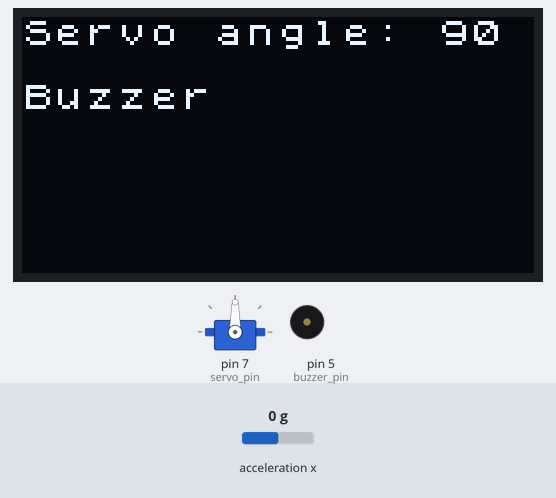
Simulated run of this sketch. Board: Arduino Uno, built with avr-gcc and run on an emulated ATmega328P. On the bench: servo, 128×64 one-colour display, buzzer (waves = sounding). The inputs (shaded band) are chosen by the test bench; at power-on: acceleration x 0 g. What the sketch prints to the serial monitor is not drawn.

Above: at 0.51 s.
1.3 s: acceleration x set to -0.8 g
4.3 s: acceleration x set to -1.1 g
At 4.54 s:
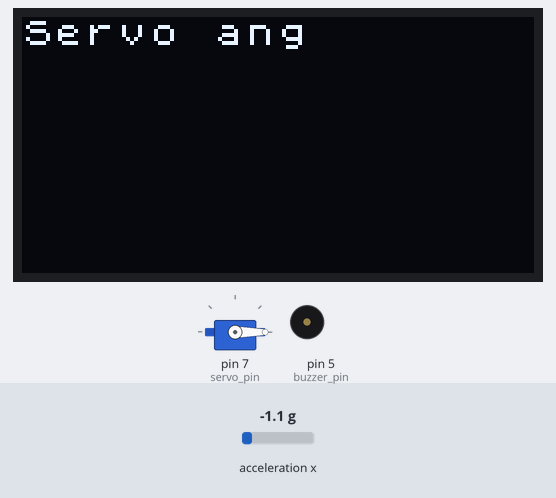
6.8 s: acceleration x set to 1.4 g
At 7.29 s:
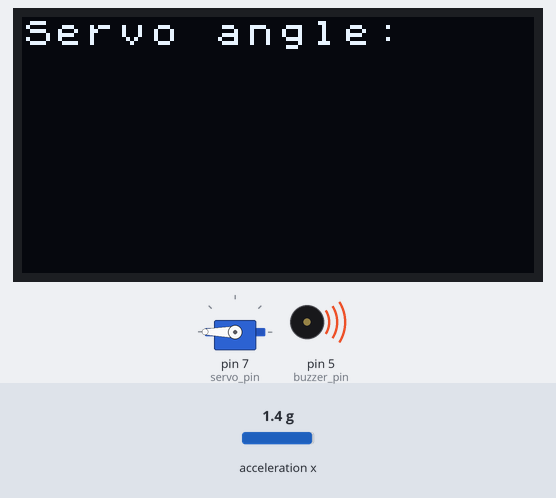
9.5 s: acceleration x set to 1.1 g
11.0 s: acceleration x set to 0.8 g
At 11.28 s:
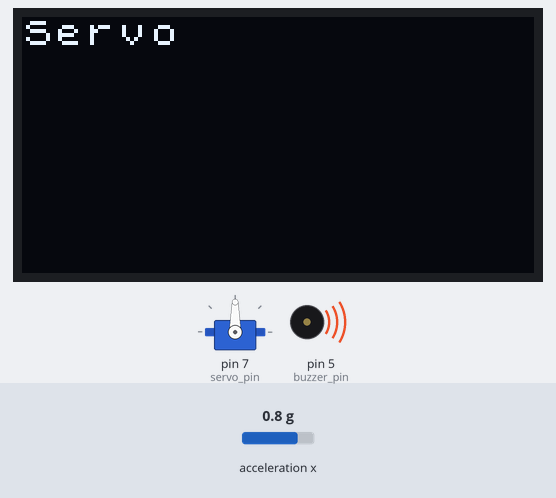
13.5 s: acceleration x set to 1.4 g
At 14.02 s:
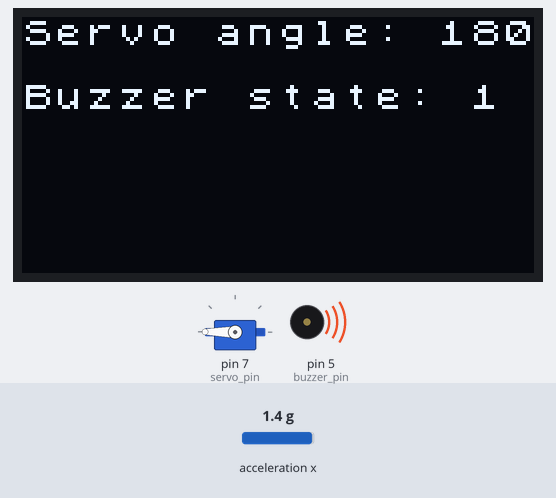
Timing chart, 0 to 16.5 s (numbered marks = the images above; inputs shaded):
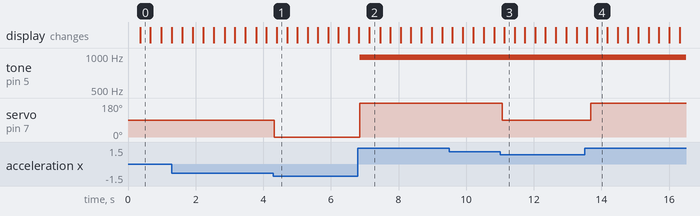

Measured:
- the behaviour switches between -0.9 and -1 g on acceleration x (found by bisection; images 0 and 1)
- the behaviour switches between 1 and 0.9 g on acceleration x (found by bisection; images 2 and 3)
- after the input at 4.3 s, servo on pin 7 (servo_pin): 90° → 0° at once
- after the input at 6.8 s, tone on pin 5 (buzzer_pin): silent → 977 Hz after 0.05 s; servo on pin 7 (servo_pin): 0° → 180° after 0.05 s
- after the input at 11.0 s, servo on pin 7 (servo_pin): 180° → 90° after 0.07 s
- after the input at 13.5 s, servo on pin 7 (servo_pin): 90° → 180° after 0.18 s; the display: first differs from a run without the input after 0.37 s (image 4)

The sketch:

final_projct_code.ino
```cpp
#include "Arduino_SensorKit.h"
#include <Servo.h>
Servo myServo;
int accelX = 0;
const int dc_driver = 3;
const int servo_pin = 7;
const int buzzer_pin = 5;
bool buzzer_state = false;

void setup() {
  // put your setup code here, to run once:
  Serial.begin(9600);
  while(!Serial);
  Accelerometer.begin();
  myServo.attach(servo_pin);
  pinMode(dc_driver, OUTPUT);
  pinMode(buzzer_pin, OUTPUT);
  Oled.begin(); // Start the OLED display
  Oled.setFlipMode(true); // Flip the display if needed (optional)
  Oled.setFont(u8x8_font_chroma48medium8_r);
}

void loop() {
  // put your main code here, to run repeatedly:
  // 3 axis

  digitalWrite(dc_driver, HIGH);
  accelX = Accelerometer.readX(); // Read the X-axis acceleration
  int servoAngle = map(accelX * 100, -100, 100, 0, 180);
if (servoAngle > 120) {
  analogWrite(buzzer_pin, HIGH);
  digitalWrite(dc_driver,LOW);
  buzzer_state  = true;
} else if (servoAngle < 119) {
  analogWrite(buzzer_pin, LOW);
  digitalWrite(dc_driver,HIGH);
  buzzer_state  = false;
}
  unsigned long currentTime = millis(); // Time since program start in milliseconds
  Serial.print(currentTime); // Log time
  Serial.print(","); // CSV separator
  Serial.print(servoAngle); // Log servo angle
  Serial.print(","); // CSV separator
  Serial.println(buzzer_state);

  myServo.write(servoAngle); // Map the acceleration to servo angle
  Oled.clear(); // Clear the OLED display
  Oled.setCursor(0, 0);
  Oled.print("Servo angle: "); // Set cursor to the top-left corner
  Oled.print(servoAngle); // Display a label
  Oled.setCursor(0,2);
  Oled.print("Buzzer state: ");
  Oled.print(buzzer_state);

}
```
